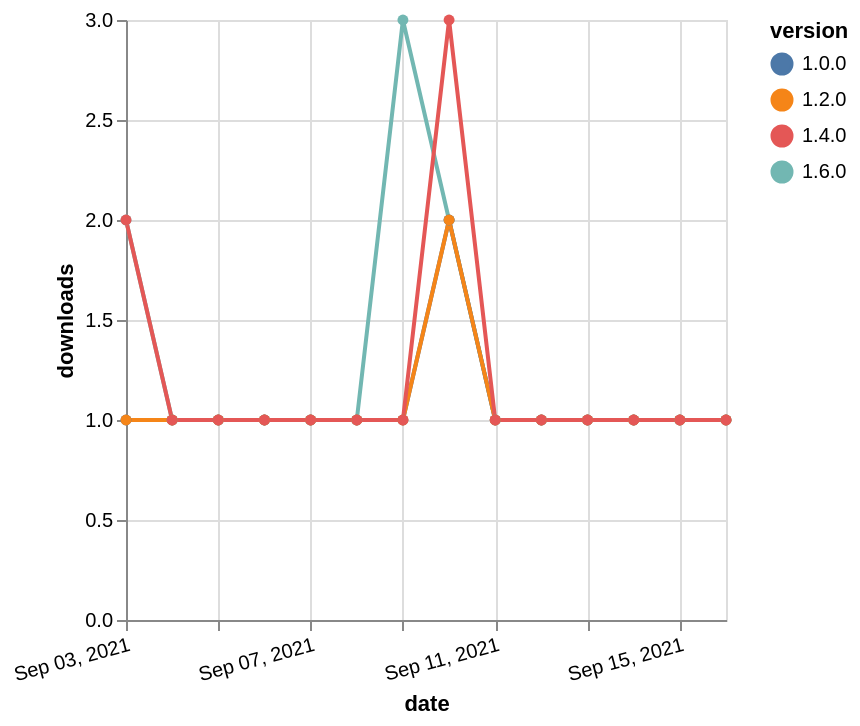

The specification (Vega-Lite) saved for this image:
### Vega-Lite specification from a JSON file in a GitHub repository (floating-point values rounded to 4 significant figures)
{"$schema": "https://vega.github.io/schema/vega-lite/v5.json", "description": "A simple bar chart with embedded data.", "data": {"values": [{"date": "2021-09-03", "total": 125, "delta": 2, "version": "1.6.0"}, {"date": "2021-09-04", "total": 126, "delta": 1, "version": "1.6.0"}, {"date": "2021-09-05", "total": 127, "delta": 1, "version": "1.6.0"}, {"date": "2021-09-06", "total": 128, "delta": 1, "version": "1.6.0"}, {"date": "2021-09-07", "total": 129, "delta": 1, "version": "1.6.0"}, {"date": "2021-09-08", "total": 130, "delta": 1, "version": "1.6.0"}, {"date": "2021-09-09", "total": 133, "delta": 3, "version": "1.6.0"}, {"date": "2021-09-10", "total": 135, "delta": 2, "version": "1.6.0"}, {"date": "2021-09-11", "total": 136, "delta": 1, "version": "1.6.0"}, {"date": "2021-09-12", "total": 137, "delta": 1, "version": "1.6.0"}, {"date": "2021-09-13", "total": 138, "delta": 1, "version": "1.6.0"}, {"date": "2021-09-14", "total": 139, "delta": 1, "version": "1.6.0"}, {"date": "2021-09-15", "total": 140, "delta": 1, "version": "1.6.0"}, {"date": "2021-09-16", "total": 141, "delta": 1, "version": "1.6.0"}, {"date": "2021-09-03", "total": 189, "delta": 1, "version": "1.0.0"}, {"date": "2021-09-04", "total": 190, "delta": 1, "version": "1.0.0"}, {"date": "2021-09-05", "total": 191, "delta": 1, "version": "1.0.0"}, {"date": "2021-09-06", "total": 192, "delta": 1, "version": "1.0.0"}, {"date": "2021-09-07", "total": 193, "delta": 1, "version": "1.0.0"}, {"date": "2021-09-08", "total": 194, "delta": 1, "version": "1.0.0"}, {"date": "2021-09-09", "total": 195, "delta": 1, "version": "1.0.0"}, {"date": "2021-09-10", "total": 197, "delta": 2, "version": "1.0.0"}, {"date": "2021-09-11", "total": 198, "delta": 1, "version": "1.0.0"}, {"date": "2021-09-12", "total": 199, "delta": 1, "version": "1.0.0"}, {"date": "2021-09-13", "total": 200, "delta": 1, "version": "1.0.0"}, {"date": "2021-09-14", "total": 201, "delta": 1, "version": "1.0.0"}, {"date": "2021-09-15", "total": 202, "delta": 1, "version": "1.0.0"}, {"date": "2021-09-16", "total": 203, "delta": 1, "version": "1.0.0"}, {"date": "2021-09-03", "total": 168, "delta": 1, "version": "1.2.0"}, {"date": "2021-09-04", "total": 169, "delta": 1, "version": "1.2.0"}, {"date": "2021-09-05", "total": 170, "delta": 1, "version": "1.2.0"}, {"date": "2021-09-06", "total": 171, "delta": 1, "version": "1.2.0"}, {"date": "2021-09-07", "total": 172, "delta": 1, "version": "1.2.0"}, {"date": "2021-09-08", "total": 173, "delta": 1, "version": "1.2.0"}, {"date": "2021-09-09", "total": 174, "delta": 1, "version": "1.2.0"}, {"date": "2021-09-10", "total": 176, "delta": 2, "version": "1.2.0"}, {"date": "2021-09-11", "total": 177, "delta": 1, "version": "1.2.0"}, {"date": "2021-09-12", "total": 178, "delta": 1, "version": "1.2.0"}, {"date": "2021-09-13", "total": 179, "delta": 1, "version": "1.2.0"}, {"date": "2021-09-14", "total": 180, "delta": 1, "version": "1.2.0"}, {"date": "2021-09-15", "total": 181, "delta": 1, "version": "1.2.0"}, {"date": "2021-09-16", "total": 182, "delta": 1, "version": "1.2.0"}, {"date": "2021-09-03", "total": 203, "delta": 2, "version": "1.4.0"}, {"date": "2021-09-04", "total": 204, "delta": 1, "version": "1.4.0"}, {"date": "2021-09-05", "total": 205, "delta": 1, "version": "1.4.0"}, {"date": "2021-09-06", "total": 206, "delta": 1, "version": "1.4.0"}, {"date": "2021-09-07", "total": 207, "delta": 1, "version": "1.4.0"}, {"date": "2021-09-08", "total": 208, "delta": 1, "version": "1.4.0"}, {"date": "2021-09-09", "total": 209, "delta": 1, "version": "1.4.0"}, {"date": "2021-09-10", "total": 212, "delta": 3, "version": "1.4.0"}, {"date": "2021-09-11", "total": 213, "delta": 1, "version": "1.4.0"}, {"date": "2021-09-12", "total": 214, "delta": 1, "version": "1.4.0"}, {"date": "2021-09-13", "total": 215, "delta": 1, "version": "1.4.0"}, {"date": "2021-09-14", "total": 216, "delta": 1, "version": "1.4.0"}, {"date": "2021-09-15", "total": 217, "delta": 1, "version": "1.4.0"}, {"date": "2021-09-16", "total": 218, "delta": 1, "version": "1.4.0"}]}, "width": "container", "mark": {"type": "line", "point": {"filled": true}}, "encoding": {"x": {"field": "date", "type": "temporal", "timeUnit": "yearmonthdate", "title": "date", "axis": {"labelAngle": -15}}, "y": {"field": "delta", "type": "quantitative", "title": "downloads"}, "color": {"field": "version", "type": "nominal"}, "tooltip": {"field": "delta"}}}
